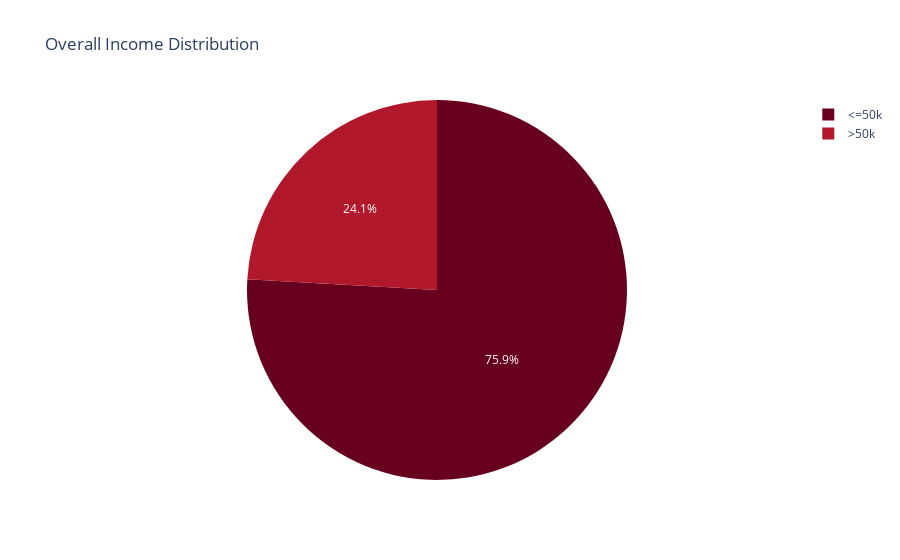

The code cell stored with this chart in its notebook:
### Code cell
fig = px.pie(adult_df_income, names='income', values='total', title='Overall Income Distribution', color_discrete_sequence=px.colors.sequential.RdBu)
fig.show()

### Figure 1 — Plotly figure (JSON) as saved in the notebook; plotly's stock layout.template omitted (floating-point values rounded to 4 significant figures)
{"data": [{"domain": {"x": [0, 1], "y": [0, 1]}, "hovertemplate": "income=%{label}<br>total=%{value}<extra></extra>", "labels": ["<=50k", ">50k"], "legendgroup": "", "name": "", "showlegend": true, "type": "pie", "values": [24679, 7836]}], "layout": {"legend": {"tracegroupgap": 0}, "piecolorway": ["rgb(103,0,31)", "rgb(178,24,43)", "rgb(214,96,77)", "rgb(244,165,130)", "rgb(253,219,199)", "rgb(247,247,247)", "rgb(209,229,240)", "rgb(146,197,222)", "rgb(67,147,195)", "rgb(33,102,172)", "rgb(5,48,97)"], "title": {"text": "Overall Income Distribution"}}}
